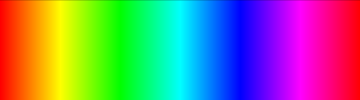
Frame 1 (no input)
Frame 60 (the mouse pressed at the canvas centre just before this capture): identical to frame 1, image omitted
Frame 120 (the mouse held since frame 60 and released just before this capture): identical to frame 1, image omitted

The Processing sketch that drew this single still picture (run headless with seeded random() and noise(); from frame 60 on, the mouse is pressed at the canvas centre):

// Processing sketch: task2B
// ── task2B.pde
int x, y, len, col;
void setup() {
  size(360, 100);
  colorMode(HSB, 360, 100, 100);
}
void draw() {
  background(0);
  x=0; 
  y=0; 
  len=height;
  while (x < width) {
    stroke(x, 100, 100);
    line(x, y, x, y+len);
    x++;
    col++;
  }
}
